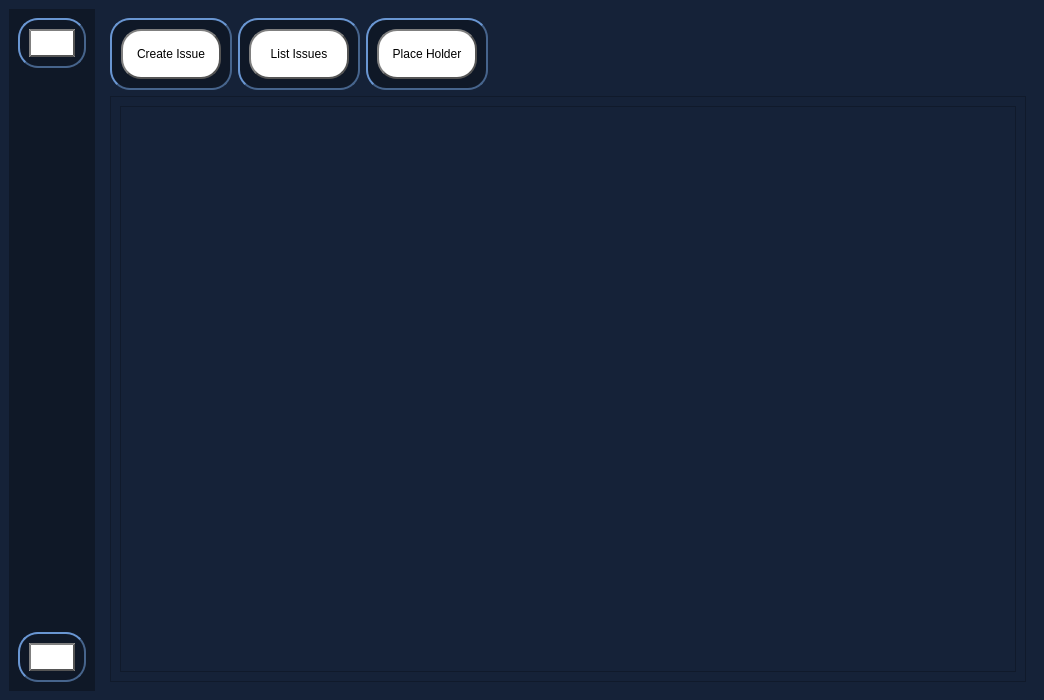
<?xml version="1.0" encoding="UTF-8"?>
<ui version="4.0">
 <class>MainWindow</class>
 <widget class="QMainWindow" name="MainWindow">
  <property name="geometry">
   <rect>
    <x>0</x>
    <y>0</y>
    <width>1044</width>
    <height>700</height>
   </rect>
  </property>
  <property name="sizePolicy">
   <sizepolicy hsizetype="Fixed" vsizetype="Fixed">
    <horstretch>0</horstretch>
    <verstretch>0</verstretch>
   </sizepolicy>
  </property>
  <property name="minimumSize">
   <size>
    <width>1000</width>
    <height>700</height>
   </size>
  </property>
  <property name="windowTitle">
   <string>MainWindow</string>
  </property>
  <property name="styleSheet">
   <string notr="true">background-color: rgb(21, 34, 56);</string>
  </property>
  <widget class="QWidget" name="centralwidget">
   <property name="sizePolicy">
    <sizepolicy hsizetype="Maximum" vsizetype="Maximum">
     <horstretch>0</horstretch>
     <verstretch>0</verstretch>
    </sizepolicy>
   </property>
   <property name="minimumSize">
    <size>
     <width>0</width>
     <height>0</height>
    </size>
   </property>
   <layout class="QGridLayout" name="gridLayout_2">
    <item row="0" column="0">
     <widget class="QWidget" name="widget" native="true">
      <property name="sizePolicy">
       <sizepolicy hsizetype="Fixed" vsizetype="Preferred">
        <horstretch>0</horstretch>
        <verstretch>0</verstretch>
       </sizepolicy>
      </property>
      <property name="styleSheet">
       <string notr="true">QWidget{
	background-color: rgb(15, 24, 39);
}
QFrame{
	border-color: #46648c;
	border-width: 2px;
	border-style: dot-dash;
}
QPushButton{
	
	background-color: rgb(255, 255, 255);
	border-color: rgb(255, 255, 255);
}</string>
      </property>
      <layout class="QVBoxLayout" name="verticalLayout">
       <item alignment="Qt::AlignLeft|Qt::AlignTop">
        <widget class="QFrame" name="frame">
         <property name="styleSheet">
          <string notr="true">QFrame{
	border-color: #46648c;
	border-width: 2px;
	border-style: solid;
	background-color: rgb(15, 24, 39);
}
QPushButton {
color: #000000;
border: 2px solid #555;
border-radius: 20px;
border-style: outset;
background: qradialgradient(
cx: 0, cy: 0.0, fx: 0.0, fy: 0.0,
radius: 2.00, stop: 0 #fff, stop: 1 #888
);
padding: 5px;
}

QPushButton:hover {
background: qradialgradient(
cx: 0.3, cy: -0.4, fx: 0.3, fy: -0.4,
radius: 1.35, stop: 0 #fff, stop: 1 #bbb
);
}

QPushButton:pressed {
border-style: inset;
background: qradialgradient(
cx: 0.4, cy: -0.1, fx: 0.4, fy: -0.1,
radius: 1.35, stop: 0 #fff, stop: 1 #ddd
);
}

QFrame{
	border-radius: 20px;
	border-style: outset;
}

</string>
         </property>
         <property name="frameShape">
          <enum>QFrame::StyledPanel</enum>
         </property>
         <property name="frameShadow">
          <enum>QFrame::Raised</enum>
         </property>
         <layout class="QVBoxLayout" name="verticalLayout_2">
          <item>
           <widget class="QPushButton" name="homebutton">
            <property name="styleSheet">
             <string notr="true"/>
            </property>
            <property name="text">
             <string/>
            </property>
            <property name="icon">
             <iconset>
              <normaloff>C:/Users/ehhwt/OneDrive/Pictures/houseicon.png</normaloff>C:/Users/ehhwt/OneDrive/Pictures/houseicon.png</iconset>
            </property>
            <property name="iconSize">
             <size>
              <width>35</width>
              <height>35</height>
             </size>
            </property>
           </widget>
          </item>
         </layout>
        </widget>
       </item>
       <item alignment="Qt::AlignLeft|Qt::AlignBottom">
        <widget class="QFrame" name="frame_2">
         <property name="styleSheet">
          <string notr="true">QFrame{
	border-color: #46648c;
	border-width: 2px;
	border-style: solid;
	background-color: rgb(15, 24, 39);
}
QPushButton {
color: #000000;
border: 2px solid #555;
border-radius: 20px;
border-style: outset;
background: qradialgradient(
cx: 0, cy: 0.0, fx: 0.0, fy: 0.0,
radius: 2.00, stop: 0 #fff, stop: 1 #888
);
padding: 5px;
}

QPushButton:hover {
background: qradialgradient(
cx: 0.3, cy: -0.4, fx: 0.3, fy: -0.4,
radius: 1.35, stop: 0 #fff, stop: 1 #bbb
);
}

QPushButton:pressed {
border-style: inset;
background: qradialgradient(
cx: 0.4, cy: -0.1, fx: 0.4, fy: -0.1,
radius: 1.35, stop: 0 #fff, stop: 1 #ddd
);
}

QFrame{
	border-radius: 20px;
	border-style: outset;
}

</string>
         </property>
         <property name="frameShape">
          <enum>QFrame::StyledPanel</enum>
         </property>
         <property name="frameShadow">
          <enum>QFrame::Raised</enum>
         </property>
         <layout class="QVBoxLayout" name="verticalLayout_3">
          <item>
           <widget class="QPushButton" name="settingsbutton">
            <property name="text">
             <string/>
            </property>
            <property name="icon">
             <iconset>
              <normaloff>C:/Users/ehhwt/OneDrive/Pictures/settinggearicon.png</normaloff>C:/Users/ehhwt/OneDrive/Pictures/settinggearicon.png</iconset>
            </property>
            <property name="iconSize">
             <size>
              <width>35</width>
              <height>35</height>
             </size>
            </property>
           </widget>
          </item>
         </layout>
        </widget>
       </item>
      </layout>
     </widget>
    </item>
    <item row="0" column="1">
     <widget class="QWidget" name="widget_3" native="true">
      <property name="sizePolicy">
       <sizepolicy hsizetype="Preferred" vsizetype="Preferred">
        <horstretch>0</horstretch>
        <verstretch>0</verstretch>
       </sizepolicy>
      </property>
      <property name="minimumSize">
       <size>
        <width>0</width>
        <height>0</height>
       </size>
      </property>
      <property name="styleSheet">
       <string notr="true">
QPushButton{
	
	background-color: rgb(255, 255, 255);
	border-color: rgb(255, 255, 255);
}</string>
      </property>
      <layout class="QGridLayout" name="gridLayout">
       <item row="0" column="1">
        <widget class="QFrame" name="frame_4">
         <property name="styleSheet">
          <string notr="true">QFrame{
	border-color: #46648c;
	border-width: 2px;
	border-style: solid;
	background-color: rgb(15, 24, 39);
}
QPushButton {
color: #000000;
border: 2px solid #555;
border-radius: 20px;
border-style: outset;
background: qradialgradient(
cx: 0, cy: 0.0, fx: 0.0, fy: 0.0,
radius: 2.00, stop: 0 #fff, stop: 1 #888
);
padding: 5px;
}

QPushButton:hover {
background: qradialgradient(
cx: 0.3, cy: -0.4, fx: 0.3, fy: -0.4,
radius: 1.35, stop: 0 #fff, stop: 1 #bbb
);
}

QPushButton:pressed {
border-style: inset;
background: qradialgradient(
cx: 0.4, cy: -0.1, fx: 0.4, fy: -0.1,
radius: 1.35, stop: 0 #fff, stop: 1 #ddd
);
}

QFrame{
	border-radius: 20px;
	border-style: outset;
}

</string>
         </property>
         <property name="frameShape">
          <enum>QFrame::StyledPanel</enum>
         </property>
         <property name="frameShadow">
          <enum>QFrame::Raised</enum>
         </property>
         <layout class="QHBoxLayout" name="horizontalLayout_5">
          <item>
           <widget class="QPushButton" name="ListIssuesButton">
            <property name="minimumSize">
             <size>
              <width>100</width>
              <height>50</height>
             </size>
            </property>
            <property name="text">
             <string>List Issues</string>
            </property>
           </widget>
          </item>
         </layout>
        </widget>
       </item>
       <item row="0" column="0">
        <widget class="QFrame" name="frame_3">
         <property name="sizePolicy">
          <sizepolicy hsizetype="Preferred" vsizetype="Preferred">
           <horstretch>0</horstretch>
           <verstretch>0</verstretch>
          </sizepolicy>
         </property>
         <property name="minimumSize">
          <size>
           <width>0</width>
           <height>0</height>
          </size>
         </property>
         <property name="styleSheet">
          <string notr="true">QFrame{
	border-color: #46648c;
	border-width: 2px;
	border-style: solid;
	background-color: rgb(15, 24, 39);
}
QPushButton {
color: #000000;
border: 2px solid #555;
border-radius: 20px;
border-style: outset;
background: qradialgradient(
cx: 0, cy: 0.0, fx: 0.0, fy: 0.0,
radius: 2.00, stop: 0 #fff, stop: 1 #888
);
padding: 5px;
}

QPushButton:hover {
background: qradialgradient(
cx: 0.3, cy: -0.4, fx: 0.3, fy: -0.4,
radius: 1.35, stop: 0 #fff, stop: 1 #bbb
);
}

QPushButton:pressed {
border-style: inset;
background: qradialgradient(
cx: 0.4, cy: -0.1, fx: 0.4, fy: -0.1,
radius: 1.35, stop: 0 #fff, stop: 1 #ddd
);
}

QFrame{
	border-radius: 20px;
	border-style: outset;
}

</string>
         </property>
         <property name="frameShape">
          <enum>QFrame::StyledPanel</enum>
         </property>
         <property name="frameShadow">
          <enum>QFrame::Raised</enum>
         </property>
         <layout class="QHBoxLayout" name="horizontalLayout_4">
          <item>
           <widget class="QPushButton" name="CreateIssueButton">
            <property name="minimumSize">
             <size>
              <width>100</width>
              <height>50</height>
             </size>
            </property>
            <property name="styleSheet">
             <string notr="true">QPushButton {
color: #000000;
border: 2px solid #555;
border-radius: 20px;
border-style: outset;
background: qradialgradient(
cx: 0, cy: 0.0, fx: 0.0, fy: 0.0,
radius: 2.00, stop: 0 #fff, stop: 1 #888
);
padding: 5px;
}

QPushButton:hover {
background: qradialgradient(
cx: 0.3, cy: -0.4, fx: 0.3, fy: -0.4,
radius: 1.35, stop: 0 #fff, stop: 1 #bbb
);
}

QPushButton:pressed {
border-style: inset;
background: qradialgradient(
cx: 0.4, cy: -0.1, fx: 0.4, fy: -0.1,
radius: 1.35, stop: 0 #fff, stop: 1 #ddd
);
}</string>
            </property>
            <property name="text">
             <string>Create Issue</string>
            </property>
            <property name="iconSize">
             <size>
              <width>25</width>
              <height>25</height>
             </size>
            </property>
           </widget>
          </item>
         </layout>
        </widget>
       </item>
       <item row="0" column="2">
        <widget class="QFrame" name="frame_5">
         <property name="styleSheet">
          <string notr="true">QFrame{
	border-color: #46648c;
	border-width: 2px;
	border-style: solid;
	background-color: rgb(15, 24, 39);
}
QPushButton {
color: #000000;
border: 2px solid #555;
border-radius: 20px;
border-style: outset;
background: qradialgradient(
cx: 0, cy: 0.0, fx: 0.0, fy: 0.0,
radius: 2.00, stop: 0 #fff, stop: 1 #888
);
padding: 5px;
}

QPushButton:hover {
background: qradialgradient(
cx: 0.3, cy: -0.4, fx: 0.3, fy: -0.4,
radius: 1.35, stop: 0 #fff, stop: 1 #bbb
);
}

QPushButton:pressed {
border-style: inset;
background: qradialgradient(
cx: 0.4, cy: -0.1, fx: 0.4, fy: -0.1,
radius: 1.35, stop: 0 #fff, stop: 1 #ddd
);
}

QFrame{
	border-radius: 20px;
	border-style: outset;
}

</string>
         </property>
         <property name="frameShape">
          <enum>QFrame::StyledPanel</enum>
         </property>
         <property name="frameShadow">
          <enum>QFrame::Raised</enum>
         </property>
         <layout class="QHBoxLayout" name="horizontalLayout_2">
          <item>
           <widget class="QPushButton" name="placeholderbutton">
            <property name="minimumSize">
             <size>
              <width>100</width>
              <height>50</height>
             </size>
            </property>
            <property name="text">
             <string>Place Holder</string>
            </property>
           </widget>
          </item>
         </layout>
        </widget>
       </item>
       <item row="1" column="0" colspan="4">
        <widget class="QFrame" name="frame_6">
         <property name="sizePolicy">
          <sizepolicy hsizetype="Preferred" vsizetype="Preferred">
           <horstretch>0</horstretch>
           <verstretch>0</verstretch>
          </sizepolicy>
         </property>
         <property name="frameShape">
          <enum>QFrame::StyledPanel</enum>
         </property>
         <property name="frameShadow">
          <enum>QFrame::Raised</enum>
         </property>
         <layout class="QVBoxLayout" name="verticalLayout_4">
          <item>
           <widget class="QTableView" name="tableView"/>
          </item>
         </layout>
        </widget>
       </item>
       <item row="0" column="3">
        <spacer name="horizontalSpacer">
         <property name="orientation">
          <enum>Qt::Horizontal</enum>
         </property>
         <property name="sizeType">
          <enum>QSizePolicy::Expanding</enum>
         </property>
         <property name="sizeHint" stdset="0">
          <size>
           <width>500</width>
           <height>20</height>
          </size>
         </property>
        </spacer>
       </item>
      </layout>
     </widget>
    </item>
   </layout>
  </widget>
 </widget>
 <resources/>
 <connections/>
</ui>
